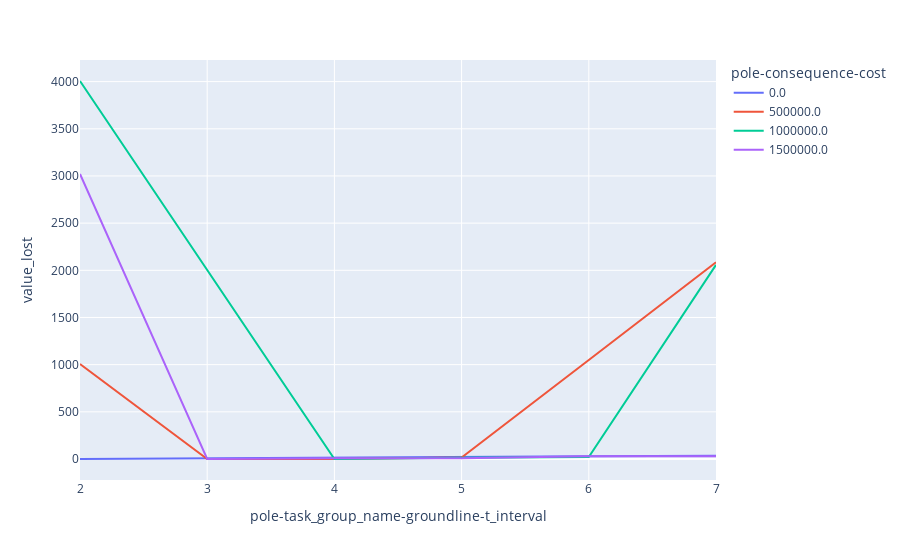

Write notebook code for a chart like this one.
### Code cell
df_total = calc_value_lost(df=df_rolling, x_var='pole-task_group_name-groundline-t_interval', y_var='pole-consequence-cost')

# Plot the results to check it works 
px.line(df_total.reset_index(), x='pole-task_group_name-groundline-t_interval', y = 'value_lost', color='pole-consequence-cost')

### Figure 1 — Plotly figure (JSON) as saved in the notebook; plotly's stock layout.template omitted (floating-point values rounded to 4 significant figures)
{"data": [{"hovertemplate": "pole-consequence-cost=0.0<br>pole-task_group_name-groundline-t_interval=%{x}<br>value_lost=%{y}<extra></extra>", "legendgroup": "0.0", "line": {"color": "#636efa", "dash": "solid"}, "mode": "lines", "name": "0.0", "orientation": "v", "showlegend": true, "type": "scatter", "x": [2, 3, 4, 5, 6, 7], "xaxis": "x", "y": [0, 7.2, 21.9, 29, 28.7, 35.4], "yaxis": "y"}, {"hovertemplate": "pole-consequence-cost=500000.0<br>pole-task_group_name-groundline-t_interval=%{x}<br>value_lost=%{y}<extra></extra>", "legendgroup": "500000.0", "line": {"color": "#EF553B", "dash": "solid"}, "mode": "lines", "name": "500000.0", "orientation": "v", "showlegend": true, "type": "scatter", "x": [2, 3, 4, 5, 6, 7], "xaxis": "x", "y": [1007.0, 0.3, 0, 14.6, 1050.0, 2085.0], "yaxis": "y"}, {"hovertemplate": "pole-consequence-cost=1000000.0<br>pole-task_group_name-groundline-t_interval=%{x}<br>value_lost=%{y}<extra></extra>", "legendgroup": "1000000.0", "line": {"color": "#00cc96", "dash": "solid"}, "mode": "lines", "name": "1000000.0", "orientation": "v", "showlegend": true, "type": "scatter", "x": [2, 3, 4, 5, 6, 7], "xaxis": "x", "y": [4006.0, 2000.0, 0, 14.2, 21.4, 2057.0], "yaxis": "y"}, {"hovertemplate": "pole-consequence-cost=1500000.0<br>pole-task_group_name-groundline-t_interval=%{x}<br>value_lost=%{y}<extra></extra>", "legendgroup": "1500000.0", "line": {"color": "#ab63fa", "dash": "solid"}, "mode": "lines", "name": "1500000.0", "orientation": "v", "showlegend": true, "type": "scatter", "x": [2, 3, 4, 5, 6, 7], "xaxis": "x", "y": [3021.0, 0, 7.2, 7.3, 29.2, 29.5], "yaxis": "y"}], "layout": {"legend": {"title": {"text": "pole-consequence-cost"}, "tracegroupgap": 0}, "margin": {"t": 60}, "xaxis": {"anchor": "y", "domain": [0, 1], "title": {"text": "pole-task_group_name-groundline-t_interval"}}, "yaxis": {"anchor": "x", "domain": [0, 1], "title": {"text": "value_lost"}}}}
